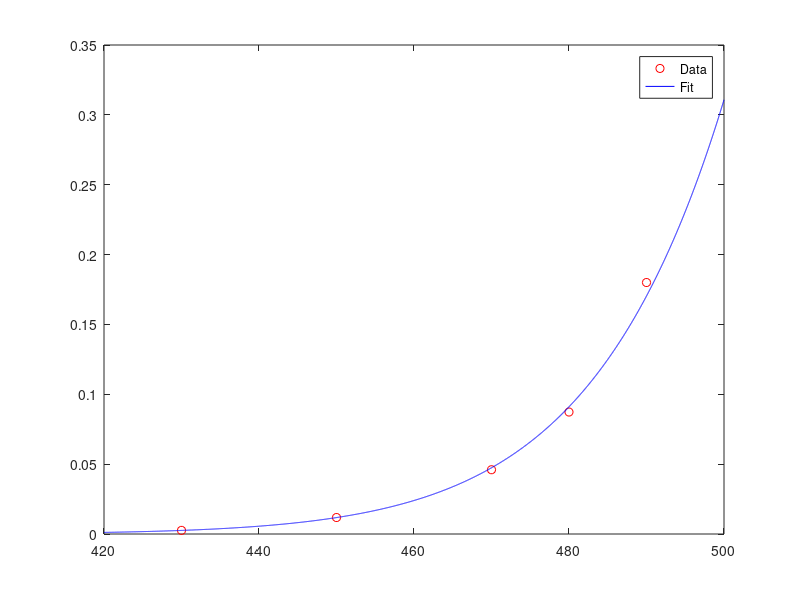

The MATLAB script that drew this image:
clc
clear all
%We can rewrite the Arrhenius equation in the line form
%ln(k)= -EA (1/RT) + ln(ko)
%Where
T= [430; 450; 470; 480; 490];%Temperature in K
k= [0.0026; 0.0118; 0.0460; 0.0873; 0.1800]; %rate constant in s^-1
%Since T changes, we need to calaculate 1/(T*R)
R= 8.314; %J/K
%The reciprocal of T*R is taken as the coefficient 
L=1./(T*R);
%Since the pre-exponential factor,ko, does not change, we can experss its column as
M=[1; 1; 1; 1; 1];
%Putting the two columns next to each other
A=[L, M];
%The function reallog returns the natural logarithm of each element of the
%vector k, which is the left hand side of the linear equation
b=reallog(k);
%Solving for x
x=inv(A'*A)*A'*b;
%The activation energy is the first term of x
EA=-x(1);
%Th natural logarithm of pre-exponential factor,ko, is the second 
ko=exp(x(2));
%Generate the parameters for the fit
Tl=420:.01:500;
kl=ko*exp(-EA./(Tl*R));
%Plot fit along with data
plot(T, k,'ro', Tl, kl, '-b')
legend('Data', 'Fit')
formatSpec = 'The pre-exponential factor ,ko, and the activation energy, Ea, are found to be ko = %3.5e s^-1   and  Ea = %3.5e. Joules ';
fprintf(formatSpec, ko, EA)

